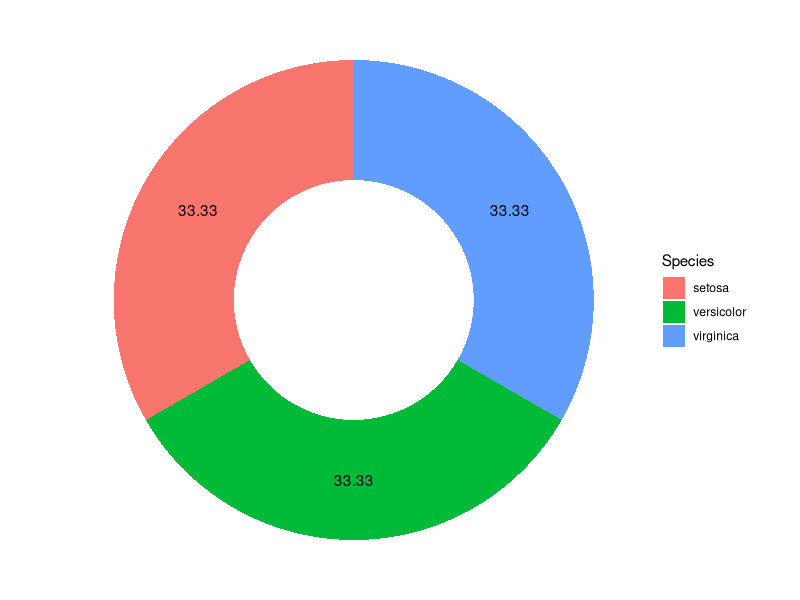

Recreate this plot in R.
# Donut plot is a circular representation of sectors/portion of whole.
# parentage frequency of each group is plotted in circular manner. 

# load and install library----
library(tidyverse)


# load data-----
data("iris")
data("mtcars")

# visualization----

# basic plot
# ggplot does not have dedicated function for donut plot.

count(x= iris, Species)%>%
        arrange(desc(Species))%>%
        mutate(prop= n*100/sum(n))%>%
        # the maximum and minimum position for groups
        mutate(y_max= cumsum(prop))%>%
        mutate(y_min= y_max-prop[1])%>%
        # for setting text in the middle
        mutate(y_pos= y_max-0.5*prop[1])%>%
        ggplot()+
        geom_rect(aes(xmin= 3, xmax= 4, 
                      ymin= y_min, ymax= y_max, 
                      fill= Species))+
        coord_polar("y")+
        # lower value of "xlim()" is set a bit lower than the xmin 
        # to get the hole in the middle
        # upper value is close to ymax to utilize maximum space
        xlim(c(2,4))+
        theme_void()+
        # "x= " argiument set at average between xmin and xmax
        # to get the text in middle
        geom_text(aes(y= y_pos, x=3.5, label= round(prop, 2)))
